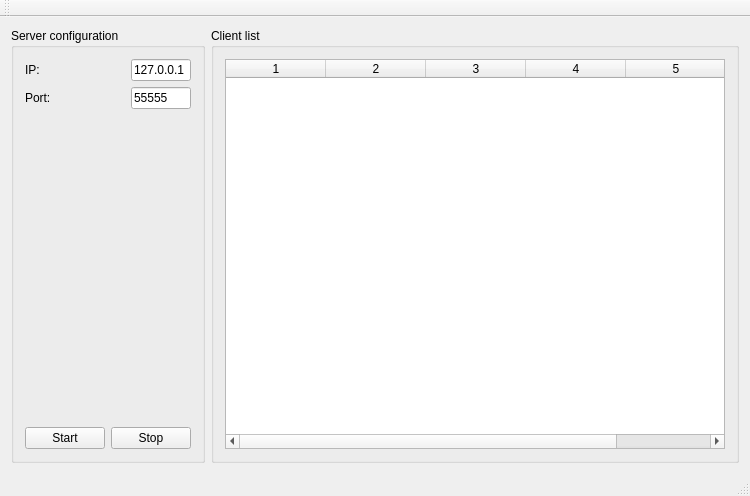
<?xml version="1.0" encoding="UTF-8"?>
<ui version="4.0">
 <class>Server</class>
 <widget class="QMainWindow" name="Server">
  <property name="geometry">
   <rect>
    <x>0</x>
    <y>0</y>
    <width>748</width>
    <height>496</height>
   </rect>
  </property>
  <property name="windowTitle">
   <string>Simple Qt Server</string>
  </property>
  <widget class="QWidget" name="centralWidget">
   <layout class="QHBoxLayout" name="horizontalLayout_4">
    <item>
     <layout class="QHBoxLayout" name="horizontalLayout_3">
      <item>
       <widget class="QGroupBox" name="server_config">
        <property name="title">
         <string>Server configuration</string>
        </property>
        <layout class="QVBoxLayout" name="verticalLayout_2">
         <item>
          <layout class="QHBoxLayout" name="horizontalLayout_5">
           <item>
            <layout class="QVBoxLayout" name="verticalLayout">
             <item>
              <layout class="QHBoxLayout" name="horizontalLayout">
               <item>
                <widget class="QLabel" name="ip_label">
                 <property name="sizePolicy">
                  <sizepolicy hsizetype="Fixed" vsizetype="Preferred">
                   <horstretch>0</horstretch>
                   <verstretch>0</verstretch>
                  </sizepolicy>
                 </property>
                 <property name="minimumSize">
                  <size>
                   <width>100</width>
                   <height>0</height>
                  </size>
                 </property>
                 <property name="maximumSize">
                  <size>
                   <width>100</width>
                   <height>16777215</height>
                  </size>
                 </property>
                 <property name="text">
                  <string>IP:</string>
                 </property>
                </widget>
               </item>
               <item>
                <widget class="QLineEdit" name="server_ip">
                 <property name="text">
                  <string>127.0.0.1</string>
                 </property>
                 <property name="placeholderText">
                  <string>147.175.106.8</string>
                 </property>
                </widget>
               </item>
              </layout>
             </item>
             <item>
              <layout class="QHBoxLayout" name="horizontalLayout_2">
               <item>
                <widget class="QLabel" name="port_label">
                 <property name="sizePolicy">
                  <sizepolicy hsizetype="Fixed" vsizetype="Preferred">
                   <horstretch>0</horstretch>
                   <verstretch>0</verstretch>
                  </sizepolicy>
                 </property>
                 <property name="minimumSize">
                  <size>
                   <width>100</width>
                   <height>0</height>
                  </size>
                 </property>
                 <property name="maximumSize">
                  <size>
                   <width>100</width>
                   <height>16777215</height>
                  </size>
                 </property>
                 <property name="text">
                  <string>Port:</string>
                 </property>
                </widget>
               </item>
               <item>
                <widget class="QLineEdit" name="server_port">
                 <property name="text">
                  <string>55555</string>
                 </property>
                 <property name="placeholderText">
                  <string>55555</string>
                 </property>
                </widget>
               </item>
              </layout>
             </item>
            </layout>
           </item>
           <item>
            <spacer name="horizontalSpacer">
             <property name="orientation">
              <enum>Qt::Horizontal</enum>
             </property>
             <property name="sizeHint" stdset="0">
              <size>
               <width>40</width>
               <height>20</height>
              </size>
             </property>
            </spacer>
           </item>
          </layout>
         </item>
         <item>
          <spacer name="verticalSpacer">
           <property name="orientation">
            <enum>Qt::Vertical</enum>
           </property>
           <property name="sizeHint" stdset="0">
            <size>
             <width>20</width>
             <height>40</height>
            </size>
           </property>
          </spacer>
         </item>
         <item>
          <layout class="QHBoxLayout" name="horizontalLayout_6">
           <item>
            <spacer name="horizontalSpacer_2">
             <property name="orientation">
              <enum>Qt::Horizontal</enum>
             </property>
             <property name="sizeHint" stdset="0">
              <size>
               <width>40</width>
               <height>20</height>
              </size>
             </property>
            </spacer>
           </item>
           <item>
            <widget class="QPushButton" name="start_server_button">
             <property name="sizePolicy">
              <sizepolicy hsizetype="Preferred" vsizetype="Preferred">
               <horstretch>0</horstretch>
               <verstretch>0</verstretch>
              </sizepolicy>
             </property>
             <property name="text">
              <string>Start</string>
             </property>
            </widget>
           </item>
           <item>
            <widget class="QPushButton" name="stop_server_button">
             <property name="text">
              <string>Stop</string>
             </property>
            </widget>
           </item>
          </layout>
         </item>
        </layout>
       </widget>
      </item>
      <item>
       <widget class="QGroupBox" name="client_list">
        <property name="sizePolicy">
         <sizepolicy hsizetype="Expanding" vsizetype="Preferred">
          <horstretch>0</horstretch>
          <verstretch>0</verstretch>
         </sizepolicy>
        </property>
        <property name="title">
         <string>Client list</string>
        </property>
        <layout class="QVBoxLayout" name="verticalLayout_3">
         <item>
          <widget class="QTableWidget" name="client_list_table">
           <property name="minimumSize">
            <size>
             <width>500</width>
             <height>0</height>
            </size>
           </property>
           <property name="sortingEnabled">
            <bool>true</bool>
           </property>
           <property name="columnCount">
            <number>5</number>
           </property>
           <attribute name="horizontalHeaderCascadingSectionResizes">
            <bool>true</bool>
           </attribute>
           <attribute name="horizontalHeaderShowSortIndicator" stdset="0">
            <bool>true</bool>
           </attribute>
           <attribute name="horizontalHeaderStretchLastSection">
            <bool>true</bool>
           </attribute>
           <attribute name="verticalHeaderCascadingSectionResizes">
            <bool>true</bool>
           </attribute>
           <attribute name="verticalHeaderStretchLastSection">
            <bool>false</bool>
           </attribute>
           <column/>
           <column/>
           <column/>
           <column/>
           <column/>
          </widget>
         </item>
        </layout>
       </widget>
      </item>
     </layout>
    </item>
   </layout>
  </widget>
  <widget class="QMenuBar" name="menuBar">
   <property name="geometry">
    <rect>
     <x>0</x>
     <y>0</y>
     <width>748</width>
     <height>30</height>
    </rect>
   </property>
  </widget>
  <widget class="QToolBar" name="mainToolBar">
   <attribute name="toolBarArea">
    <enum>TopToolBarArea</enum>
   </attribute>
   <attribute name="toolBarBreak">
    <bool>false</bool>
   </attribute>
  </widget>
  <widget class="QStatusBar" name="statusBar"/>
 </widget>
 <layoutdefault spacing="6" margin="11"/>
 <resources/>
 <connections/>
</ui>
